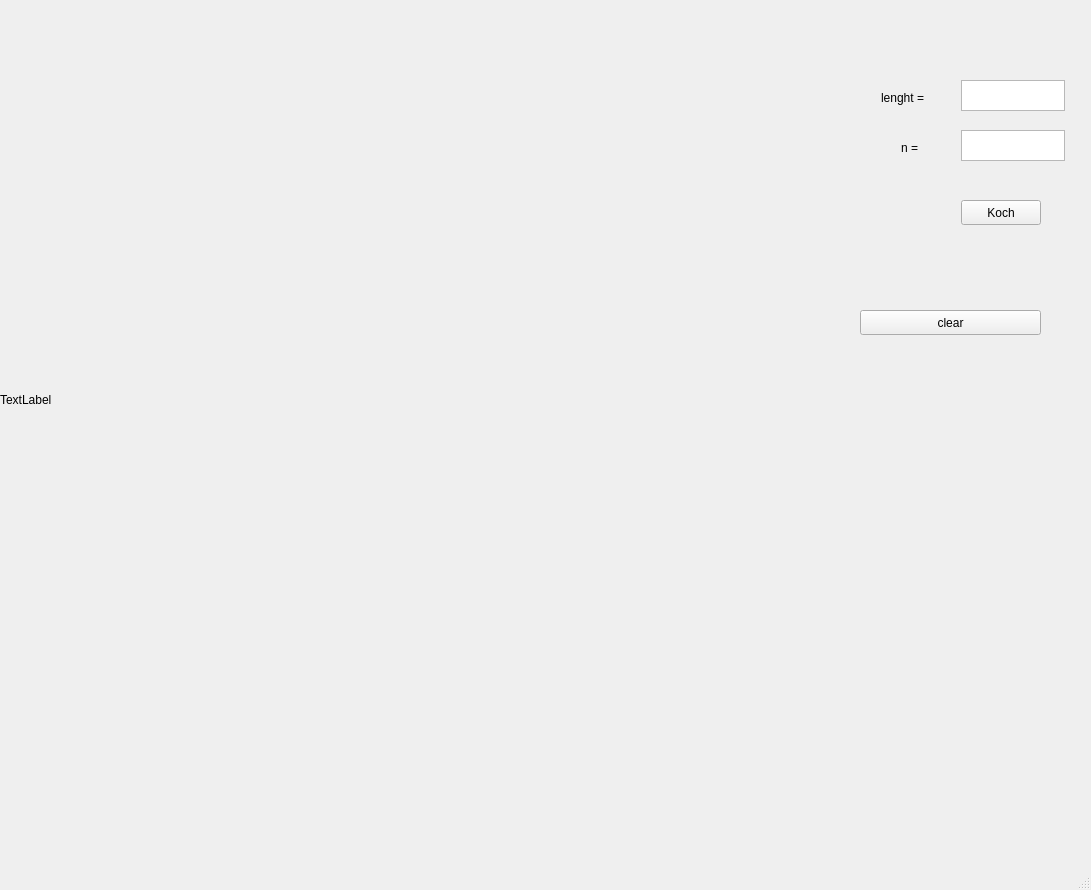
<?xml version="1.0" encoding="UTF-8"?>
<ui version="4.0">
 <class>MainWindow</class>
 <widget class="QMainWindow" name="MainWindow">
  <property name="geometry">
   <rect>
    <x>0</x>
    <y>0</y>
    <width>1091</width>
    <height>890</height>
   </rect>
  </property>
  <property name="windowTitle">
   <string>MainWindow</string>
  </property>
  <widget class="QWidget" name="centralwidget">
   <widget class="QLabel" name="label">
    <property name="geometry">
     <rect>
      <x>0</x>
      <y>0</y>
      <width>800</width>
      <height>800</height>
     </rect>
    </property>
    <property name="text">
     <string>TextLabel</string>
    </property>
   </widget>
   <widget class="QLabel" name="label_2">
    <property name="geometry">
     <rect>
      <x>901</x>
      <y>140</y>
      <width>55</width>
      <height>16</height>
     </rect>
    </property>
    <property name="text">
     <string>n =</string>
    </property>
   </widget>
   <widget class="QTextEdit" name="textEdit">
    <property name="geometry">
     <rect>
      <x>961</x>
      <y>130</y>
      <width>104</width>
      <height>31</height>
     </rect>
    </property>
   </widget>
   <widget class="QPushButton" name="pushButton">
    <property name="geometry">
     <rect>
      <x>961</x>
      <y>200</y>
      <width>80</width>
      <height>25</height>
     </rect>
    </property>
    <property name="text">
     <string>Koch</string>
    </property>
   </widget>
   <widget class="QLabel" name="label_3">
    <property name="geometry">
     <rect>
      <x>881</x>
      <y>90</y>
      <width>55</width>
      <height>16</height>
     </rect>
    </property>
    <property name="text">
     <string>lenght = </string>
    </property>
   </widget>
   <widget class="QTextEdit" name="textEdit_2">
    <property name="geometry">
     <rect>
      <x>961</x>
      <y>80</y>
      <width>104</width>
      <height>31</height>
     </rect>
    </property>
   </widget>
   <widget class="QPushButton" name="pushButton_2">
    <property name="geometry">
     <rect>
      <x>860</x>
      <y>310</y>
      <width>181</width>
      <height>25</height>
     </rect>
    </property>
    <property name="text">
     <string>clear</string>
    </property>
   </widget>
  </widget>
  <widget class="QMenuBar" name="menubar">
   <property name="geometry">
    <rect>
     <x>0</x>
     <y>0</y>
     <width>1091</width>
     <height>25</height>
    </rect>
   </property>
  </widget>
  <widget class="QStatusBar" name="statusbar"/>
 </widget>
 <resources/>
 <connections/>
</ui>
